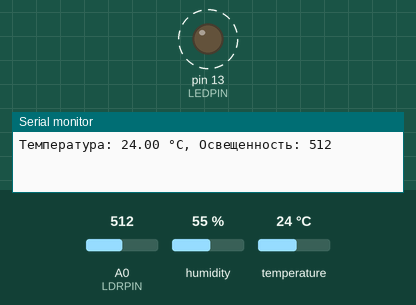
Simulated run of this sketch. Board: Arduino Uno, built with avr-gcc and run on an emulated ATmega328P. On the bench: output pins drawn as LEDs (lit = HIGH), the last lines printed to the serial monitor. Dashed ring = blinking. The inputs (shaded band) are chosen by the test bench; at power-on: temperature 24 °C, A0 (LDRPIN) = 512, humidity 55 %.

Above: at 0.8 s.
2.4 s: temperature set to 33 °C
At 3.31 s:
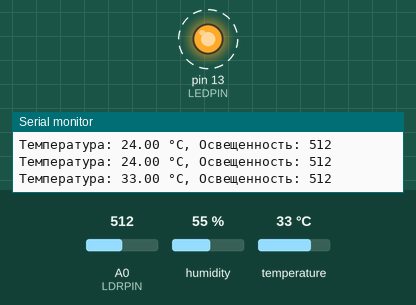
5.9 s: temperature set to 12 °C
At 8.6 s:
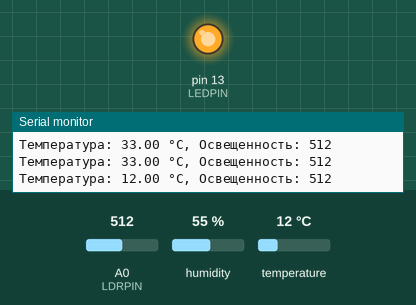
Timing chart, 0 to 19.8 s (numbered marks = the images above; inputs shaded):
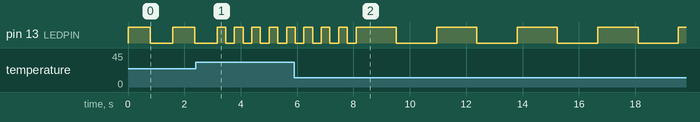

Measured:
- after the input at 2.4 s, pin 13 (LEDPIN): alternates HIGH for 0.31 s and LOW for 0.31 s, starting after 1.1 s
- by itself, pin 13 (LEDPIN): alternates HIGH for 0.79 s and LOW for 0.79 s

The sketch:

SmartSensorLogger.ino
```cpp
#include <DHT.h>

#define DHTPIN 2
#define DHTTYPE DHT22
#define LDRPIN A0
#define LEDPIN 13

DHT dht(DHTPIN, DHTTYPE);

void setup() {
  Serial.begin(9600);
  dht.begin();
  pinMode(LEDPIN, OUTPUT);
}

void loop() {
  float temp = dht.readTemperature();
  int light = analogRead(LDRPIN);

  if (isnan(temp)) {
    Serial.println("Ошибка чтения температуры!");
  } else {
    Serial.print("Температура: ");
    Serial.print(temp);
    Serial.print(" °C, Освещенность: ");
    Serial.println(light);
  }

  int delayTime = map(temp, 20, 35, 1000, 200);
  digitalWrite(LEDPIN, HIGH);
  delay(delayTime);
  digitalWrite(LEDPIN, LOW);
  delay(delayTime);
}
```
